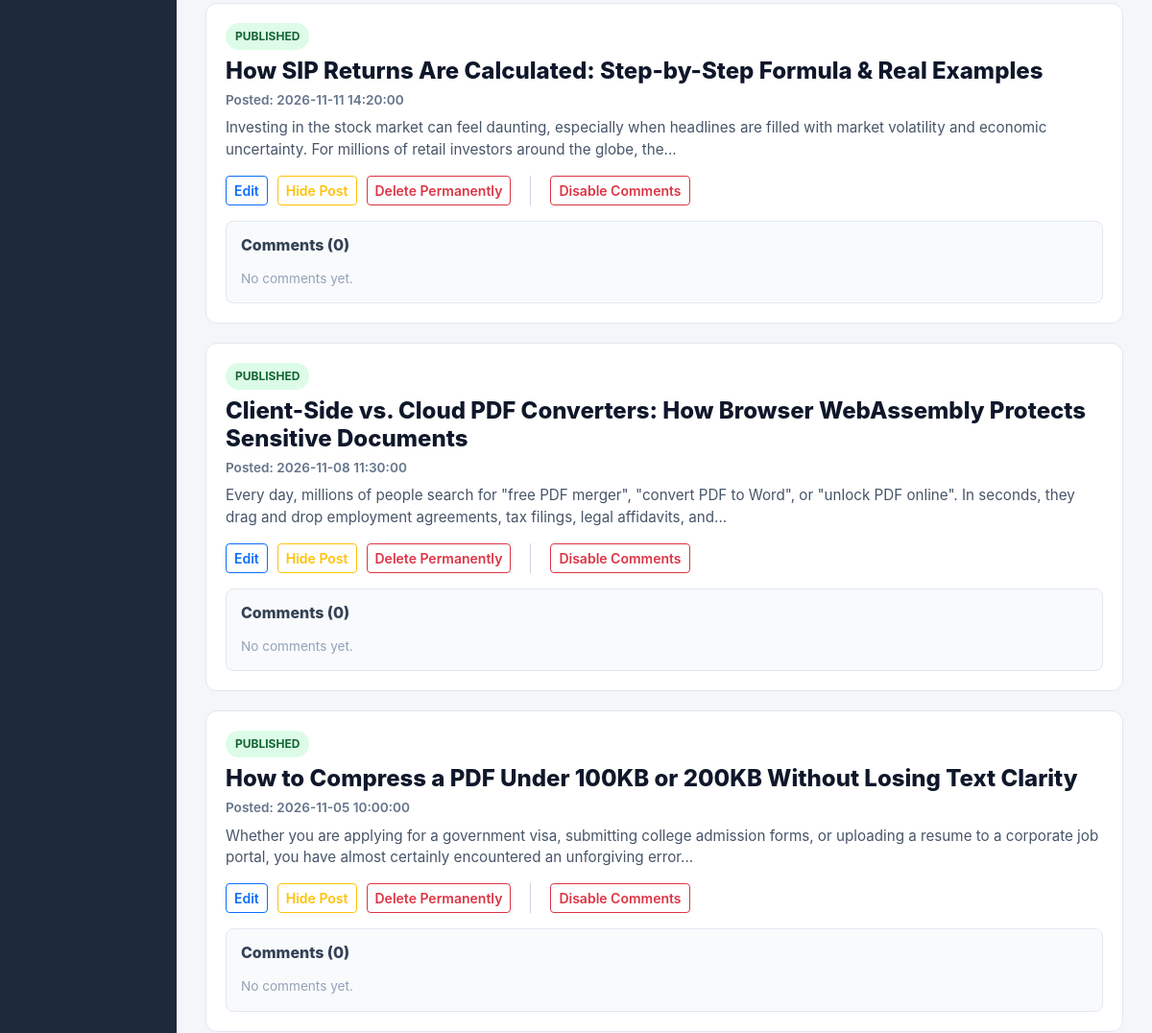
The app's page /admin/dashboard (signed in, middle part), older data.
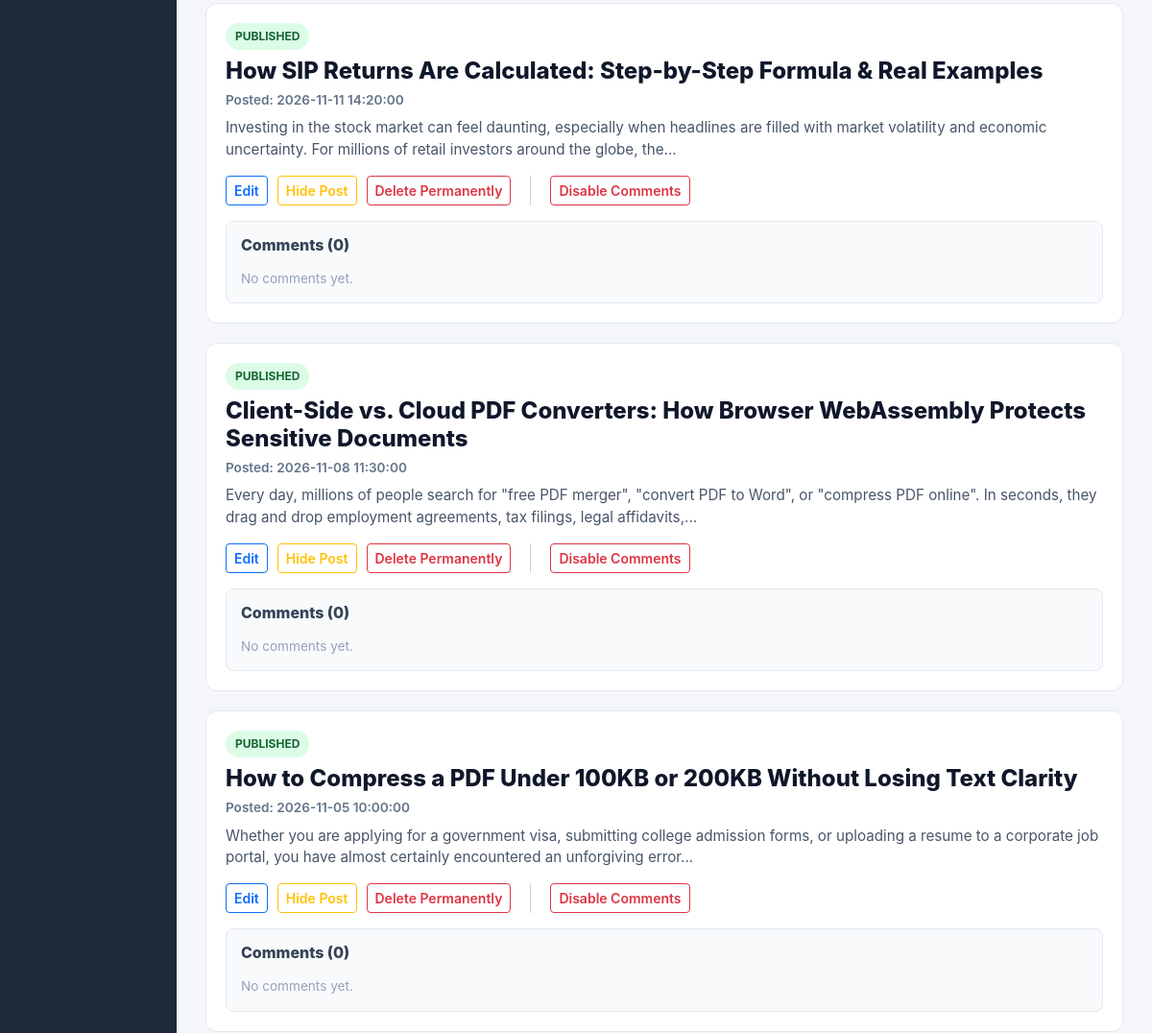
The same page, newer data.
### tables this page shows
CREATE TABLE blogs (
            id INTEGER PRIMARY KEY AUTOINCREMENT,
            title TEXT NOT NULL,
            slug TEXT UNIQUE NOT NULL,
            content TEXT NOT NULL,
            image_path TEXT,
            created_at TIMESTAMP DEFAULT CURRENT_TIMESTAMP
        , comments_enabled INTEGER DEFAULT 1, is_hidden INTEGER DEFAULT 0);

### routes/admin.py (the view)
@admin_bp.route('/dashboard', methods=['GET'])
def dashboard():
    if not session.get('admin_logged_in'):
        return redirect(url_for('admin.login'))
    conn = get_db_connection()
    c = conn.cursor()
    c.execute("SELECT value FROM settings WHERE key = 'global_comments_enabled'")
    row = c.fetchone()
    global_comments_enabled = (row['value'] == '1') if row else True
    c.execute("SELECT key, value FROM settings WHERE key LIKE 'feature_%'")
    f_rows = c.fetchall()
    feature_dict = {r['key']: (r['value'] == '1') for r in f_rows}
    features_grouped = []
    for group in FEATURE_GROUPS:
        grp = dict(group)
        grp['is_enabled'] = feature_dict.get(grp['key'], True)
        grp_children = []
        for child in grp.get('children', []):
            child_dict = dict(child) # VERY IMPORTANT: DO NOT USE 'c'
            child_dict['is_enabled'] = feature_dict.get(child_dict['key'], True)
            grp_children.append(child_dict)
        grp['children'] = grp_children
        features_grouped.append(grp)
    date_from = request.args.get('date_from')
    date_to = request.args.get('date_to')
    sort = request.args.get('sort', 'DESC')
    if sort not in ['ASC', 'DESC']: sort = 'DESC'
    query = "SELECT * FROM blogs"
    params = []
    conditions = []
    if date_from:
        conditions.append("date(created_at) >= ?")
        params.append(date_from)
    if date_to:
        conditions.append("date(created_at) <= ?")
        params.append(date_to)
    if conditions:
        query += " WHERE " + " AND ".join(conditions)
    query += f" ORDER BY created_at {sort}"
    c.execute(query, params)
    blogs_raw = c.fetchall()
    blogs = []
    for b in blogs_raw:
        blog_dict = dict(b)
        c.execute("SELECT * FROM comments WHERE blog_id = ? ORDER BY created_at ASC", (b['id'],))
        blog_dict['comments'] = c.fetchall()
        blogs.append(blog_dict)
    conn.close()
    active_tab = request.args.get('tab', 'blogs')
    return render_template('admin_dashboard.html',
                           blogs=blogs,
                           global_comments_enabled=global_comments_enabled,
                           features_grouped=features_grouped,
                           sort=sort,
                           date_from=date_from or '',
                           date_to=date_to or '',
                           active_tab=active_tab)

### app.py (called while the page is built)
@app.before_request
def handle_language_and_redirects():
    if request.path == '/health':
        return None
    if request.args.get('lang'):
        return redirect(request.path, code=301)
    g.lang = 'en'

@app.context_processor
def inject_translations():
    def t(key):
        if key in TRANSLATIONS and 'en' in TRANSLATIONS[key]:
            return TRANSLATIONS[key]['en']
        return key
    return dict(t=t, current_lang='en', supported_langs=SUPPORTED_LANGUAGES, year=2026)

@app.context_processor
def inject_features():
    try:
        conn = sqlite3.connect('blogs.db')
        conn.row_factory = sqlite3.Row
        c = conn.cursor()
        c.execute("SELECT key, value FROM settings WHERE key LIKE 'feature_%'")
        rows = c.fetchall()
        conn.close()
        features = defaultdict(lambda: True)
        for r in rows:
            features[r['key']] = (r['value'] == '1')
        return dict(features=features)
    except:
        return dict(features=defaultdict(lambda: True))

### routes/admin.py (called while the page is built)
def get_db_connection():
    conn = sqlite3.connect('blogs.db')
    conn.row_factory = sqlite3.Row
    return conn

### templates/admin_dashboard.html (shortened to what the changed rows need)
<!DOCTYPE html>
<html lang="en">
<head>
    <link href="https://cdn.jsdelivr.net/npm/bootstrap@5.3.0-alpha1/dist/css/bootstrap.min.css" rel="stylesheet">
    <link rel="stylesheet" href="https://cdnjs.cloudflare.com/ajax/libs/font-awesome/6.4.0/css/all.min.css">
    <link href="https://cdn.jsdelivr.net/npm/summernote@0.8.18/dist/summernote-lite.min.css" rel="stylesheet">
</head>
<body>
<div class="main-content">
    <div id="tab-blogs" class="tab-section {{ 'active' if active_tab == 'blogs' else '' }}">
        <div class="content-area">
            <div class="blog-row">
                {% for blog in blogs %}
                <div class="blog-item {{ 'hidden-blog' if blog.is_hidden else '' }}">
                    <div class="d-flex justify-content-between align-items-start mb-2">
                        <div>
                            <span class="badge-custom {{ 'badge-hidden' if blog.is_hidden else 'badge-visible' }} mb-2 d-inline-block">
                                {{ 'HIDDEN' if blog.is_hidden else 'PUBLISHED' }}
                            </span>
                            <h4 style="font-weight: 800; color: #0f172a; margin-bottom: 5px;">{{ blog.title }}</h4>
                            <div style="font-size: 0.85rem; color: #64748b; font-weight: 600;">Posted: {{ blog.created_at }}</div>
                        </div>
                    </div>
                    <p style="color: #475569; font-size: 0.95rem; margin-bottom: 15px;">{{ blog.content | striptags | truncate(200) }}</p>
                    <div class="blog-actions">
                        <button class="btn btn-sm btn-outline-primary" style="font-weight: 600;"
                            data-id="{{ blog.id }}"
                            data-title="{{ blog.title | escape }}"
                            data-content="{{ blog.content | escape }}"
                            data-image="{{ blog.image_path or '' }}"
                            onclick="openEditModal(this)">Edit</button>
                        <button class="btn btn-sm {{ 'btn-outline-success' if blog.is_hidden else 'btn-outline-warning' }}" style="font-weight: 600;" onclick="toggleVisibility({{ blog.id }})">
                            {{ 'Publish Post' if blog.is_hidden else 'Hide Post' }}
                        </button>
                        <button class="btn btn-sm btn-outline-danger" style="font-weight: 600;" onclick="deleteBlog({{ blog.id }})">Delete Permanently</button>
                        <button class="btn btn-sm {{ 'btn-outline-danger' if blog.comments_enabled else 'btn-outline-success' }}" style="font-weight: 600;" onclick="toggleComments({{ blog.id }})">
                            {{ 'Disable Comments' if blog.comments_enabled else 'Enable Comments' }}
                        </button>
                    </div>
                    <div class="mt-3" style="background: #f8fafc; border: 1px solid #e2e8f0; border-radius: 8px; padding: 15px;">
                        <h6 style="font-weight: 800; color: #334155; margin-bottom: 15px;">Comments ({{ blog.comments|length }})</h6>
                        {% for comment in blog.comments %}
                        <div class="d-flex justify-content-between align-items-center mb-2 pb-2" style="border-bottom: 1px solid #e2e8f0;">
                            <div style="font-size: 0.9rem;">
                                <strong style="color: #0f172a;">{{ comment.author_name }}:</strong> <span style="color: #475569;">{{ comment.content }}</span>
                                <div style="font-size: 0.75rem; color: #94a3b8;">{{ comment.created_at }}</div>
                            </div>
                            <button class="btn btn-sm btn-link text-danger" style="font-weight: 700; text-decoration: none;" onclick="deleteComment({{ comment.id }})">Delete</button>
                        </div>
                        {% else %}
                        <div style="font-size: 0.85rem; color: #94a3b8;">No comments yet.</div>
                        {% endfor %}
                    </div>
                </div>
                {% else %}
                <div class="text-center" style="padding: 60px; color: #64748b; border: 2px dashed #cbd5e1; border-radius: 12px;">
                    <h5>No blogs found.</h5>
                </div>
                {% endfor %}
            </div>
        </div>
    </div>
                </div>
</body>
</html>

Row changes from the older to the newer data that the page shows:
changed blogs: content "…PDF to Word\", or \"unlock PDF online\". In seconds, they drag and drop employment agreements, tax filings, legal affidavits, and..." → "…PDF to Word\", or \"compress PDF online\". In seconds, they drag and drop employment agreements, tax filings, legal affidavits,..."
